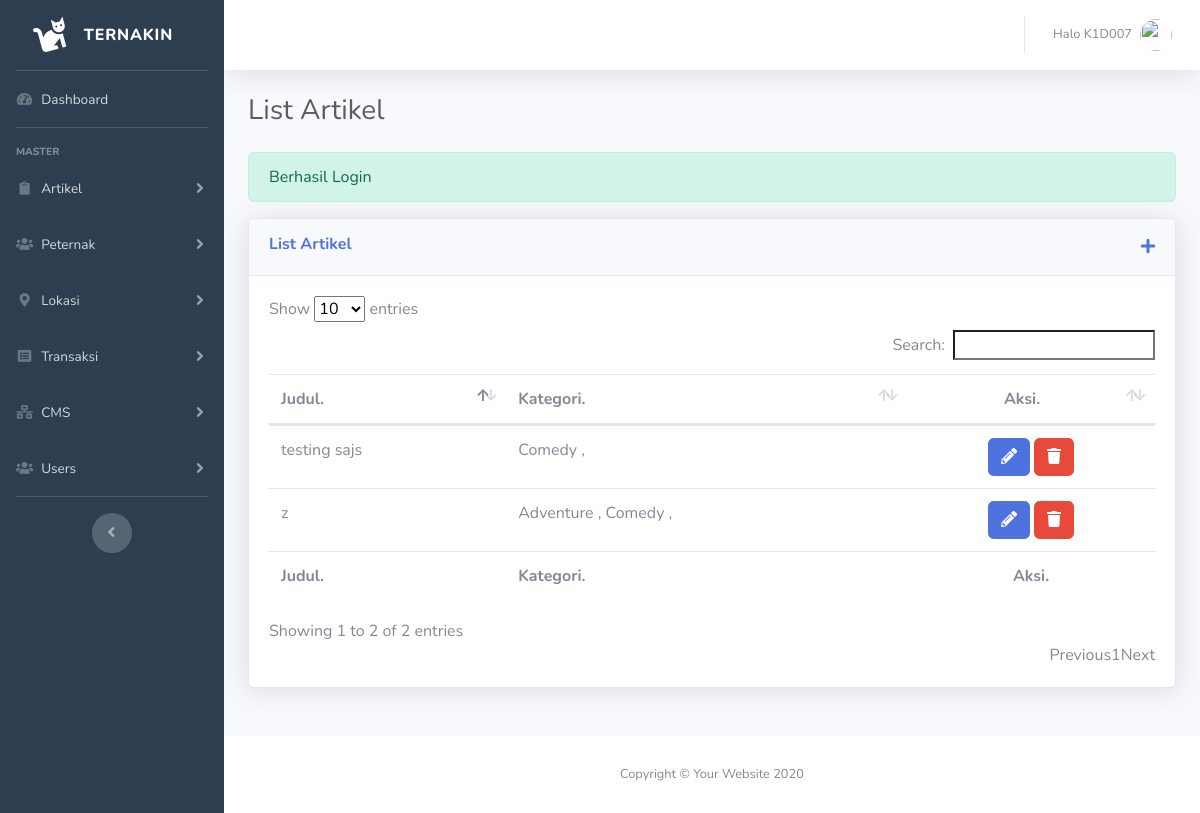
The page /cms-dashboard/pages/artikel/index.php (signed in) on the database as committed earlier.
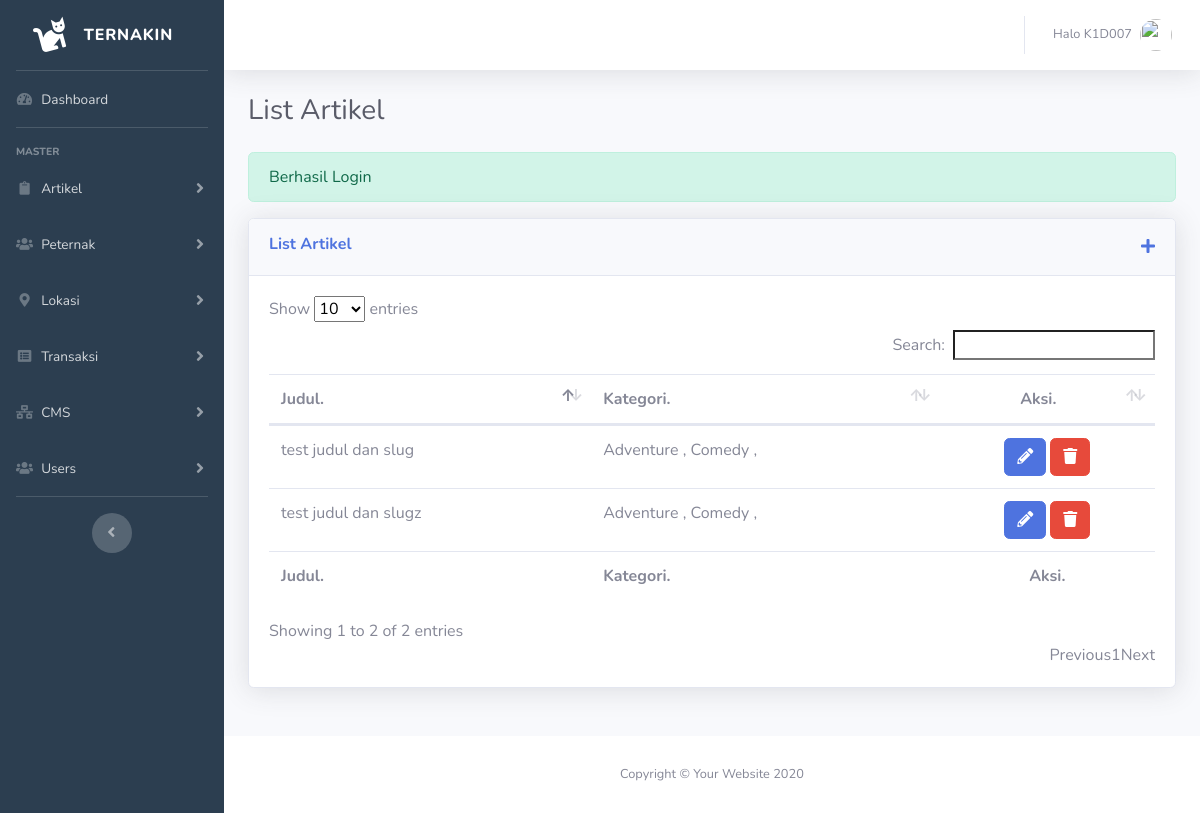
The same page on the database as committed later.
### tables this page shows
CREATE TABLE `tb_artikel` (
  `id_artikel` int(11) NOT NULL,
  `judul` varchar(50) NOT NULL,
  `isi` text NOT NULL,
  `foto` text NOT NULL,
  `slug` text NOT NULL,
  `id_users` int(3) NOT NULL,
  `id_kategori` varchar(10) NOT NULL,
  `created_at` timestamp NOT NULL DEFAULT current_timestamp() ON UPDATE current_timestamp()
);

CREATE TABLE `tb_kategori` (
  `id_kategori` int(2) NOT NULL,
  `kategori` varchar(20) NOT NULL
);

### cms-dashboard/pages/artikel/index.php (the view, shortened to what this page needs)
  <?php
    $title="List Artikel";
    require_once"../../../config/database.php";
    require_once"../../templates/head-dashboard.php";
   ?>
   <link rel="stylesheet" type="text/css" href="<?=$_ENV['base_url']?>cms-dashboard/assets/vendor/datatables/dataTables.bootstrap4.min.css">
  <?php
    $sql = mysqli_query($con,"SELECT * FROM tb_artikel");
  ?>
</head>
<body id="page-top">
  <div id="wrapper">
      <?php require_once"../../partials/sidebar.php"; ?>
    <div id="content-wrapper" class="d-flex flex-column">
      <div id="content">
          <?php require_once"../../partials/topbar.php"; ?>
        <div class="container-fluid" style="transition: 0.4s;">
          <div class="d-sm-flex align-items-center justify-content-between mb-4">
            <h1 class="h3 mb-0 text-gray-800"><?=$title?></h1>
          </div>
          <?php
            if (isset($_SESSION['alert'])) {
              if (isset($_SESSION['alert']['berhasil'])) {
                ?>
                <div class="alert alert-success" role="alert">
                  <?=$_SESSION['alert']['berhasil']?>
                </div>
                <?php
              }else{
                ?>
                <div class="alert alert-danger" role="alert">
                  <?=$_SESSION['alert']['gagal']?>
                </div>
                <?php
              }
            }
          ?>
          <div class="row">
            <div class="col-lg-12 mb-4">
              <div class="card shadow mb-4">
                <div class="card-header py-3 d-sm-flex justify-content-between">
                  <h6 class="m-0 font-weight-bold text-primary"><?=$title?></h6>
                  <a href="tambah-artikel"><i class="fas fa-plus"></i></a>
                </div>
                <div class="card-body">
                  <div class="table-responsive">
                    <table class="table" id="tableArtikel">
                      <thead>
                        <tr>
                          <th>Judul.</th>
                          <th>Kategori.</th>
                          <th class="text-center">Aksi.</th>
                        </tr>
                      </thead>
                      <tfoot>
                        <tr>
                          <th>Judul.</th>
                          <th>Kategori.</th>
                          <th class="text-center">Aksi.</th>
                        </tr>
                      </tfoot>
                      <tbody>
                        <?php
                            while ($data = mysqli_fetch_array($sql)) {
                              ?>
                                <tr>
                                  <td><?=$data['judul']?></td>
                                  <td>
                                    <?php
                                      $sqlKat = mysqli_query($con,"SELECT * FROM tb_kategori WHERE id_kategori IN (".$data['id_kategori'].")");
                                      while ($kat = mysqli_fetch_array($sqlKat)){
                                        echo $kat['kategori'].' , ';
                                      }
                                    ?>
                                  </td>
                                  <td>
                                    <div class="d-flex justify-content-center">
                                      <a href="<?=$_ENV['base_url']?>cms-dashboard/artikel/edit/<?=$data['id_artikel']?>" class="btn btn-primary mr-1"><i class="fas fa-pencil-alt"></i></a>
                                      <form method="POST" action="<?=$_ENV['base_url']?>cms-dashboard/pages/artikel/aksi">
                                        <button type="submit" name="aksi" class="btn btn-danger" value="hapus-artikel" onclick="return confirm('Artikel akan dihapus??')"><i class="fas fa-trash"></i></button>
                                      </form>
                                    </div>
                                  </td>
                                </tr>
                              <?php
                            }
                         ?>
                      </tbody>
                    </table>
                  </div>
                </div>
              </div>
            </div>
          </div>
        </div>
      </div>
      <footer class="sticky-footer bg-white">
        <div class="container my-auto">
          <div class="copyright text-center my-auto">
            <span>Copyright &copy; Your Website 2020</span>
          </div>
        </div>
      </footer>
    </div>
  </div>
  <?php require_once"../../templates/footer-dashboard.php" ?>
</html>

Rows that differ between the two databases and show on the page:
removed tb_artikel: judul "z", tb_kategori (kategori "Adventure"), tb_kategori (kategori "Comedy")
removed tb_artikel: judul "testing sajs", tb_kategori (kategori "Comedy")
added tb_artikel: judul "test judul dan slug", tb_kategori (kategori "Adventure"), tb_kategori (kategori "Comedy")
added tb_artikel: judul "test judul dan slugz", tb_kategori (kategori "Adventure"), tb_kategori (kategori "Comedy")
